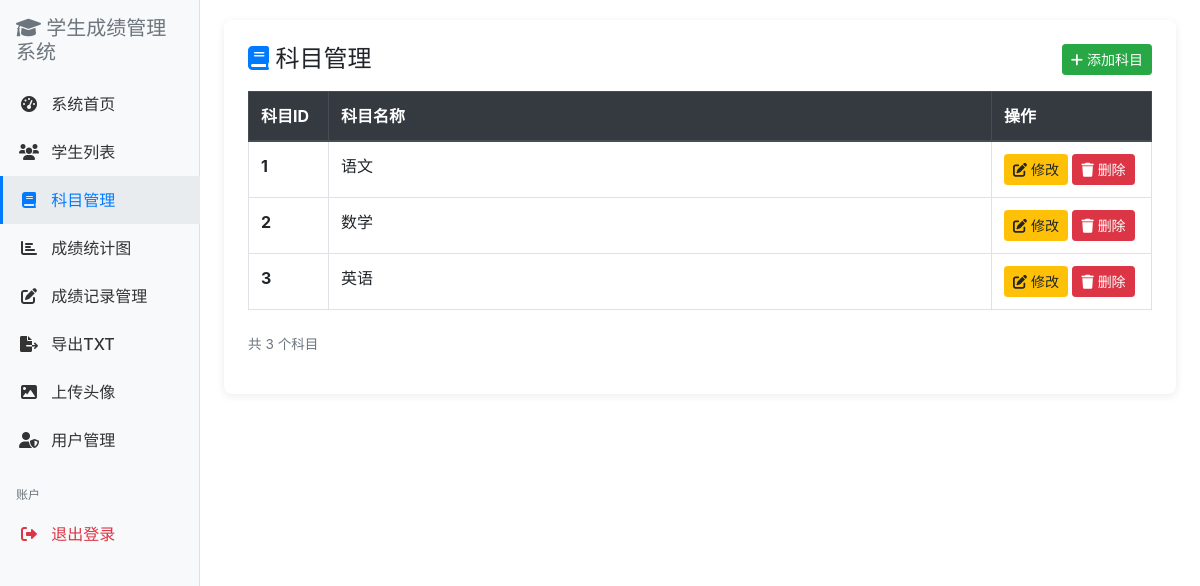
The page /admin.php?action=subject_list (signed in) on the database its author committed.
### tables this page shows
CREATE TABLE `subject` (
  `subject_id` int(11) NOT NULL,
  `subject_name` varchar(50) NOT NULL
);

### conn.php (called while the page is built, shortened)
<?php
function esc($s)
{
    return htmlspecialchars($s, ENT_QUOTES, 'UTF-8');
}
?>

### subject_list_content.php (the view, shortened to what this page needs)
<?php
$result = $conn->query("SELECT subject_id, subject_name FROM subject ORDER BY subject_id");
$total  = $result ? $result->num_rows : 0;
?>
<div class="page-card">
  <div class="d-flex justify-content-between align-items-center mb-3">
    <h4 class="mb-0"><i class="fas fa-book text-primary"></i> 科目管理</h4>
    <a href="admin.php?action=subject_add" class="btn btn-success btn-sm">
      <i class="fas fa-plus"></i> 添加科目
    </a>
  </div>
  <?php if ($result && $result->num_rows > 0): ?>
  <div class="table-responsive">
    <table class="table table-bordered table-hover">
      <thead class="thead-dark">
        <tr>
          <th style="width:80px;">科目ID</th>
          <th>科目名称</th>
          <th style="width:160px;">操作</th>
        </tr>
      </thead>
      <tbody>
      <?php while ($row = $result->fetch_assoc()): ?>
        <tr>
          <td><strong><?php echo $row['subject_id']; ?></strong></td>
          <td><?php echo esc($row['subject_name']); ?></td>
          <td>
            <a href="admin.php?action=subject_edit&id=<?php echo $row['subject_id']; ?>"
               class="btn btn-warning btn-sm">
              <i class="fas fa-edit"></i> 修改
            </a>
            <a href="admin.php?action=subject_delete&id=<?php echo $row['subject_id']; ?>"
               class="btn btn-danger btn-sm"
               onclick="return confirm('确定删除【<?php echo esc($row['subject_name']); ?>】？\n\n⚠️ 该科目下的所有成绩也会被删除！')">
              <i class="fas fa-trash"></i> 删除
            </a>
          </td>
        </tr>
      <?php endwhile; ?>
      </tbody>
    </table>
  </div>
  <p class="text-muted mt-2" style="font-size:0.85rem;">共 <?php echo $total; ?> 个科目</p>
  <?php endif; ?>
</div>

### admin.php (style rules this page uses)
.page-card { background: #fff; padding: 24px; border-radius: 8px; box-shadow: 0 2px 8px rgba(0,0,0,.08); }

### rows shown on the page
subject: subject_id "1", subject_name "语文"
subject: subject_id "2", subject_name "数学"
subject: subject_id "3", subject_name "英语"

### other values the page prints
$total "3"
